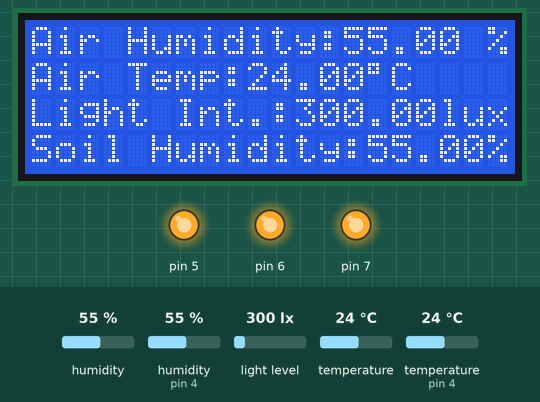
This sketch was run on a simulated Arduino Uno, built with avr-gcc and run on an emulated ATmega328P. Shown: 20×4 character LCD, output pins drawn as LEDs (lit = HIGH). Inputs (shaded band) come from the test bench; at power-on: light level 300 lx, humidity (sensor on pin 4) 55 %, humidity 55 %, temperature 24 °C, temperature (sensor on pin 4) 24 °C. What the sketch prints to the serial monitor is not drawn.

Above: at 1.2 s.
1.3 s: light level set to 40 lx
At 2.9 s:
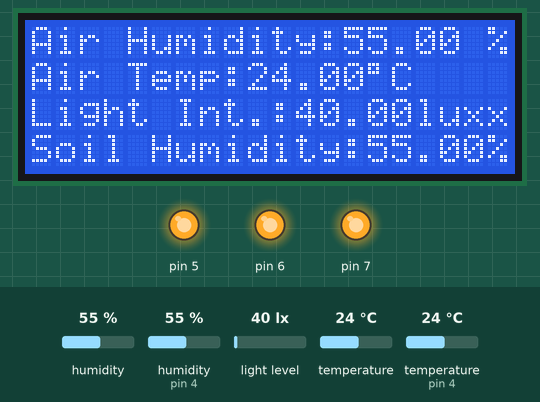
4.2 s: light level set to 1000 lx
At 4.8 s:
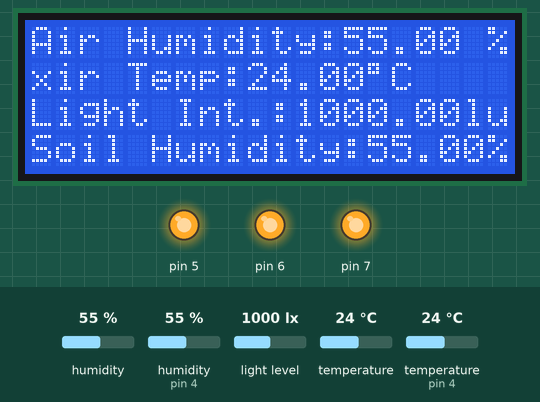
7.1 s: light level set to 50 lx
At 9.9 s:
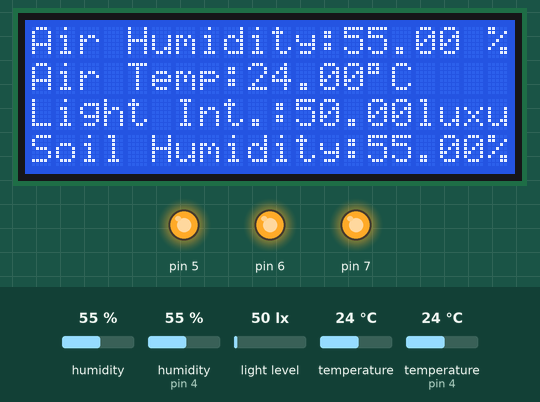
10.2 s: humidity (sensor on pin 4) set to 69 %
At 11.5 s:
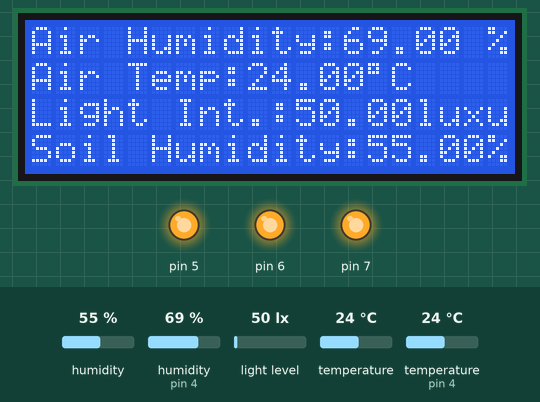
13.1 s: humidity (sensor on pin 4) set to 72 %
At 16.3 s:
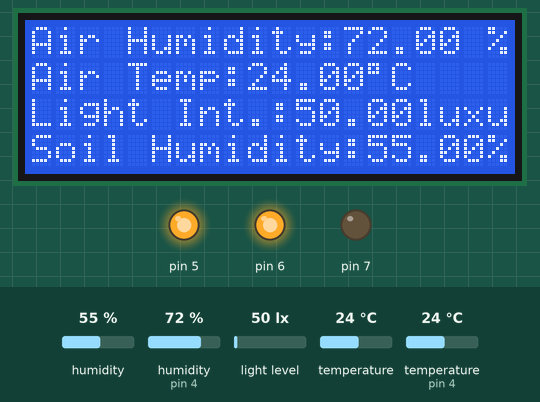
16.6 s: humidity (sensor 0) set to 79 %
At 18.5 s:
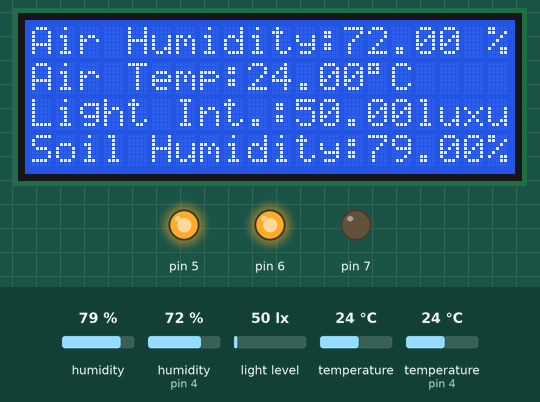
19.5 s: humidity (sensor 0) set to 82 %
Timing chart, 0 to 23.1 s (numbered marks = the images above; inputs shaded):
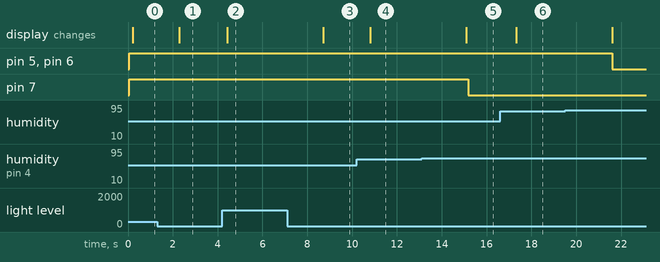

The sketch:

Ayush_project.ino
```cpp
#include <dht11.h>
#include <Wire.h>
#include <BH1750.h>
#include <AHT20.h>
#include <LiquidCrystal_I2C.h>

#define DHT11PIN 4
BH1750 lightMeter;
AHT20 aht20;

dht11 DHT11;
LiquidCrystal_I2C lcd(0x27,20,4);

const int fanPin = 8; // Pin to control the fan
const float HUMIDITY_THRESHOLD = 70.0; // Example threshold

void  setup()
{
  Serial.begin(9600);
  Wire.begin();
  lcd.init();
  lcd.backlight();
  lightMeter.begin();
// if (aht20.begin() == false)
//   {
//     Serial.println("AHT20 not detected. Please check wiring. Freezing.");
//     while (1);
//   }
//   Serial.println("AHT20 acknowledged.");
pinMode(5,OUTPUT);
pinMode(6,OUTPUT);
pinMode(7,OUTPUT);
digitalWrite(5,HIGH);
digitalWrite(6,HIGH);
digitalWrite(7,HIGH);
}
void loop()
{
  Serial.println();

  int chk = DHT11.read(DHT11PIN);
  // lcd.clear();
  Serial.print("Air Humidity (%): ");
  Serial.println((float)DHT11.humidity, 2);
  lcd.setCursor(0,0);
  lcd.print("Air Humidity:");
  lcd.print((float)DHT11.humidity, 2);
  lcd.print(" %");


  Serial.print("Air Temperature  (C): ");
  Serial.println((float)DHT11.temperature, 2);
  lcd.setCursor(0,1);
  lcd.print("Air Temp:");
  lcd.print((float)DHT11.temperature, 2);
  lcd.write(byte(223));
  lcd.print("C");


  float lux = lightMeter.readLightLevel();
  Serial.print("Light Intensity: ");
  Serial.print(lux);
  Serial.println("lux");
  lcd.setCursor(0,2);
  lcd.print("Light Int.:");
  lcd.print(lux);
  lcd.print("lux");
if (aht20.available() == true)
  {
    //Get the new temperature and humidity value
    float temperature = aht20.getTemperature();
    float humidity = aht20.getHumidity();

    //Print the results
    Serial.print("Soil Temperature: ");
    Serial.print(temperature, 2);
    Serial.print(" C\t");
    Serial.print("Soil Humi.: ");
    Serial.print(humidity, 2);
    Serial.print("% RH");

  lcd.setCursor(0,3);
  lcd.print("Soil Humidity:");
  lcd.print(humidity, 2);
  lcd.print("%");

  if(humidity>80)
  {
    digitalWrite(5,LOW);
    digitalWrite(6,LOW);
  }
  else
  {
    digitalWrite(5,HIGH);
    digitalWrite(6,HIGH);
  }

  if((float)DHT11.humidity>70)
  {
    digitalWrite(7,LOW);
  }
  else
  {
    digitalWrite(7,HIGH);
  }

    Serial.println();
    // lcd.clear();
  }


  delay(2000);

}
```

Measured:
- the behaviour switches between 70 and 71 % on humidity (sensor on pin 4) (found by bisection; images 4 and 5)
- after the input at 1.3 s, the display: changes after 0.98 s (image 1)
- after the input at 4.2 s, the display: changes after 0.23 s (image 2)
- after the input at 7.1 s, the display: changes after 1.6 s (image 3)
- after the input at 10.2 s, the display: changes after 0.61 s (image 4)
- after the input at 13.1 s, pin 7: HIGH → LOW after 2.1 s; the display: changes after 2.0 s (image 5)
- after the input at 16.6 s, the display: changes after 0.73 s (image 6)
- after the input at 19.5 s, pin 5, pin 6: HIGH → LOW after 2.1 s
